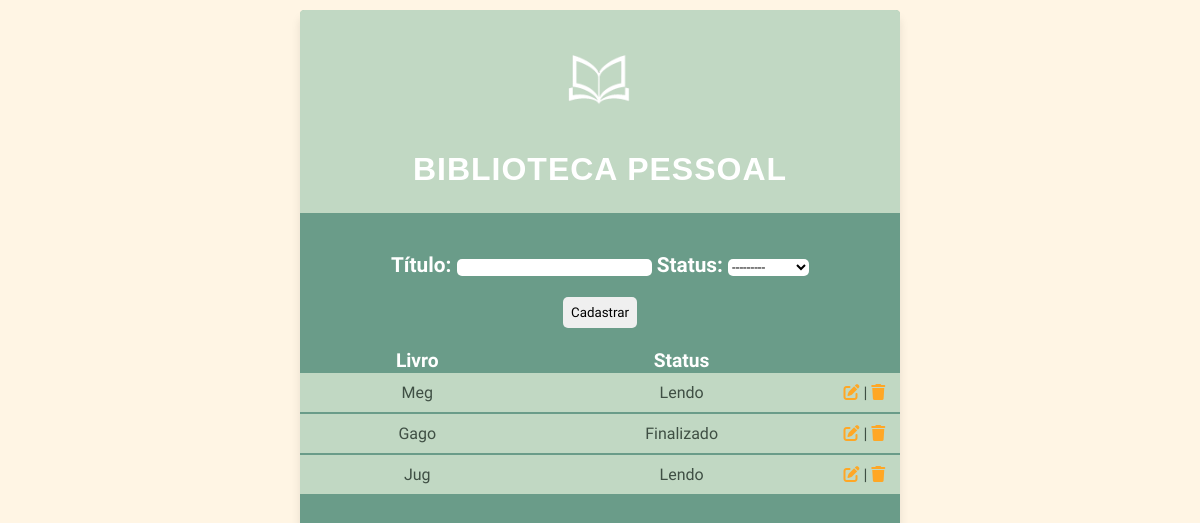
/telaPrincipal/, run on an earlier commit of the app's database.
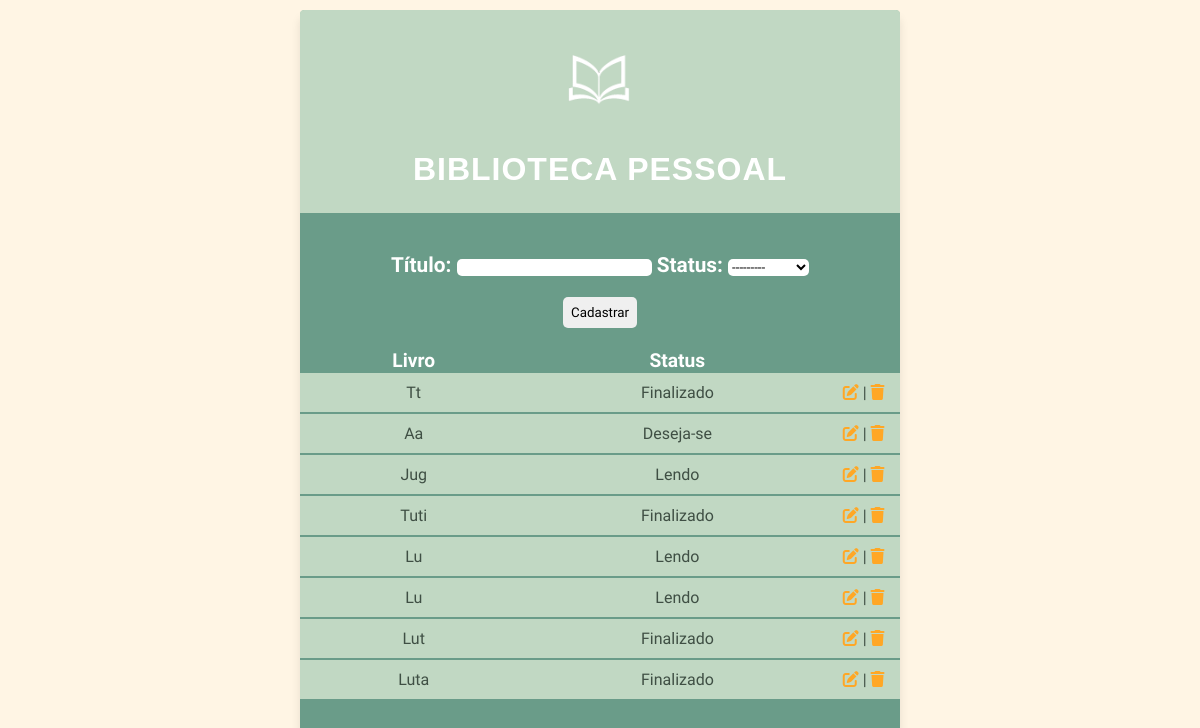
And on a later commit of the database.
### core/models.py (models this page shows)
class livro(models.Model):
  titulo = models.CharField('Título', max_length=50)
  status = models.CharField('Status', max_length=12, choices=STATUS_CHOICES)

### core/views.py (the view)
# urls.py: path('telaPrincipal/',telaPrincipal, name='telaPrincipal' ),
def telaPrincipal(request):
  livrinhos = livro.objects.all()
  formulario = LivroForm(request.POST or None)
  if formulario.is_valid():
    formulario.save()
    return redirect('telaPrincipal')
  contex = {
    'Livros' : livrinhos,
    'form_livro': formulario,
  }
  return render(request,'telaPrincipal.html', contex)

### core/forms.py
class LivroForm(ModelForm):
  class Meta:
    model = livro
    fields = ['titulo', 'status']

### templates/telaPrincipal.html (shortened to what this page needs)
<!DOCTYPE html>
{% load static %}
<html lang="pt-br">
<head>
  <link rel="stylesheet"  type="text/css" href="{% static 'estiloTP.css' %}">
  <link rel="stylesheet" href="https://cdnjs.cloudflare.com/ajax/libs/font-awesome/6.7.2/css/all.min.css" />
</head>
<body>
  <div class="container">
    <div class="ap">
      <img src="{% static 'Logo_Branca.png' %}"/>
      <h1>BIBLIOTECA PESSOAL</h1>
    </div>
    <div class="cadas">
      <form method="POST" class="formula">
        {{ form_livro.as_table }}
        <div class="butao">
            <button type="submit">Cadastrar</button>
        </div>
      </form>
    </div>
    <div class="biblio">
      {% if Livros %}
        <table >
          <thead>
            <tr>
              <th>Livro</th>
              <th>Status</th>
            </tr>
          </thead>
          <tbody>
            {% for livro in Livros %}
              <tr class="trtr">
                <td class="mode">{{ livro.titulo }}</td>
                <td class="mode">{{ livro.status }}</td>
                <td>
                  <a href="{% url 'telaEditar' livro.id %}"><i class="fa-solid fa-pen-to-square"></i></a> |
                  <a href="{% url 'telaRemover' livro.id %}"><i class="fa-solid fa-trash"></i></a>
                </td>
              </tr>
            {% endfor %}
          </tbody>
        </table>
      {% else %}
        <p class="semlivro">Não existem Livros Cadastrados</p>
      {% endif %}
    </div>
  </div>
</body>
</html>

### core/static/estiloTP.css (style rules this page uses)
* { margin: 0; border: 0; box-sizing: border-box; font-family: "Roboto Condensed", sans-serif; font-optical-sizing: auto; font-style: normal; }
body { margin: 0; background: #FFF5E4; background-size: cover; background-repeat: no-repeat; display: flex; justify-content: center; height: 100vh; color: white; }
.container { border-radius: 5px; margin:10px; width: 50%; max-width: 50%; background-color: #6A9C89; box-shadow: 0 8px 10px rgba(0, 0, 0, 0.1); text-align: center; }
h1 { color: white; font-family: Arial, sans-serif; margin: 10px; padding: 5px; }
.biblio { font-size: 16px; font-weight: bold; display: flex; flex-direction: column; align-items: start; }
.cadas { display:flex; flex-direction: column; justify-content: center; align-items: center; margin-top: 2.5rem; }
.mode { padding: 0 50px; }

What changed in the data, as far as the page shows it:
changed livro (number 1 of 8 on the later page): titulo "Meg" → "Tt"; status "Lendo" → "Finalizado"
changed livro: titulo "Gago" → "Aa"; status "Finalizado" → "Deseja-se"
added livro: titulo "Tuti", status "Finalizado"
added livro: titulo "Lu", status "Lendo"
added livro: titulo "Lu", status "Lendo"
added livro: titulo "Lut", status "Finalizado"
added livro: titulo "Luta", status "Finalizado"
